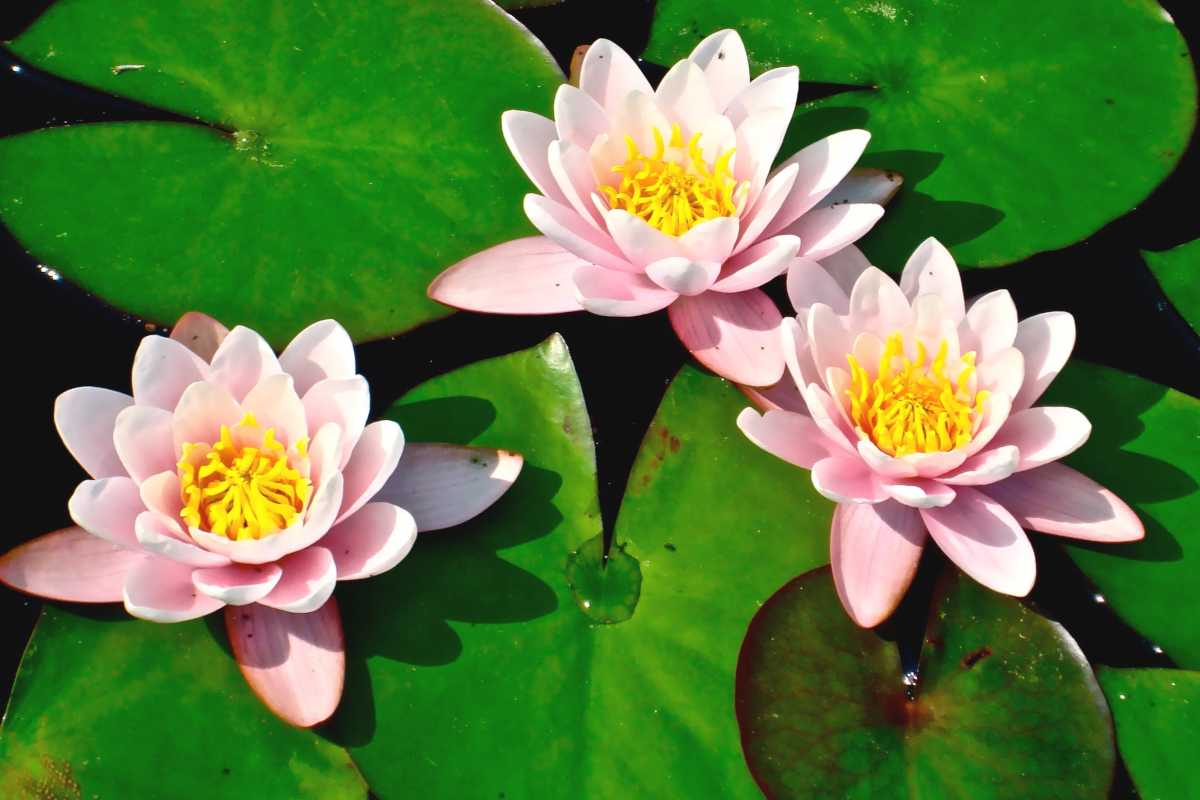
#> input picture Assignment 1/waterlilies.jpg, 1200 x 800 px, found by its file name
$ python q6.py
#> lines starting #> are read from the running program, lines starting #| are printed output that depends on the picture; after the words box and inside, x2 and y2 are one past the last pixel; in counts of white or black regions, pixels touching at a corner belong together
import cv2

def rotate_image(image_path, rotation_angle):

    # Read the image and return a numpy array loaded with the image
#> called with rotation_angle = 45
    img = cv2.imread(image_path)
#> img is the input picture: shape (800, 1200, 3); mean B, G, R 62.5, 121.9, 88.7
    cv2.imshow('Original Image', img)    # window_name, image
    cv2.waitKey(0)

    height, width = img.shape[:2]
#> height = 800; width = 1200

    # Calculate the rotation matrix and rotate image
    rotation_matrix = cv2.getRotationMatrix2D((width / 2, height / 2), rotation_angle, 1)   # (center, angle, scale) returns rotated matrix
    rotated_img = cv2.warpAffine(img, rotation_matrix, (width, height))     # (input_image, transformation_matrix, size_of_output_img)
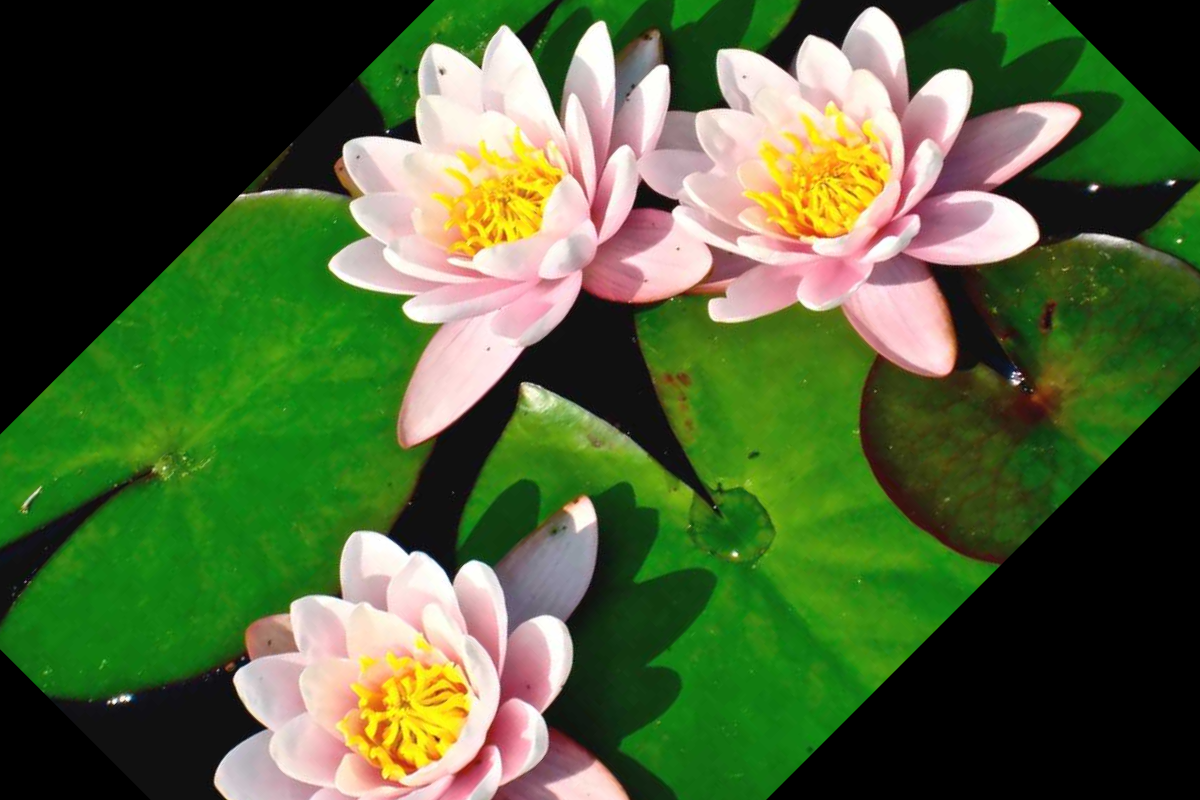
#> rotated_img: shape (800, 1200, 3); mean B, G, R 54.7, 99.2, 78.1

    cv2.imshow('Rotated Image', rotated_img)    # window_name, image
    cv2.waitKey(0)

    # Close all windows
    cv2.destroyAllWindows()

def check_intensity_class(image_path):

    # Read the image and return a numpy array loaded with the image
    img = cv2.imread(image_path)
    print("Intensity class:", type(img[0][0][0]))
#| Intensity class: <class 'numpy.uint8'>

def convert_to_double(image_path):

    # Read the image and return a numpy array loaded with the image
    img = cv2.imread(image_path)
    cv2.imshow('Original Image', img)    # window_name, image
    cv2.waitKey(0)

    img_double = img.astype('float64') / 255.0
    cv2.imshow('Converted image', img_double)    # window_name, image
    cv2.waitKey(0)

    print("Intensity class:", type(img_double[0][0][0]))
#| Intensity class: <class 'numpy.float64'>

    # Close all windows
    cv2.destroyAllWindows()

def convert_to_binary(image_path):

    # Read the image and return a numpy array loaded with the image
    img = cv2.imread(image_path, cv2.IMREAD_GRAYSCALE)
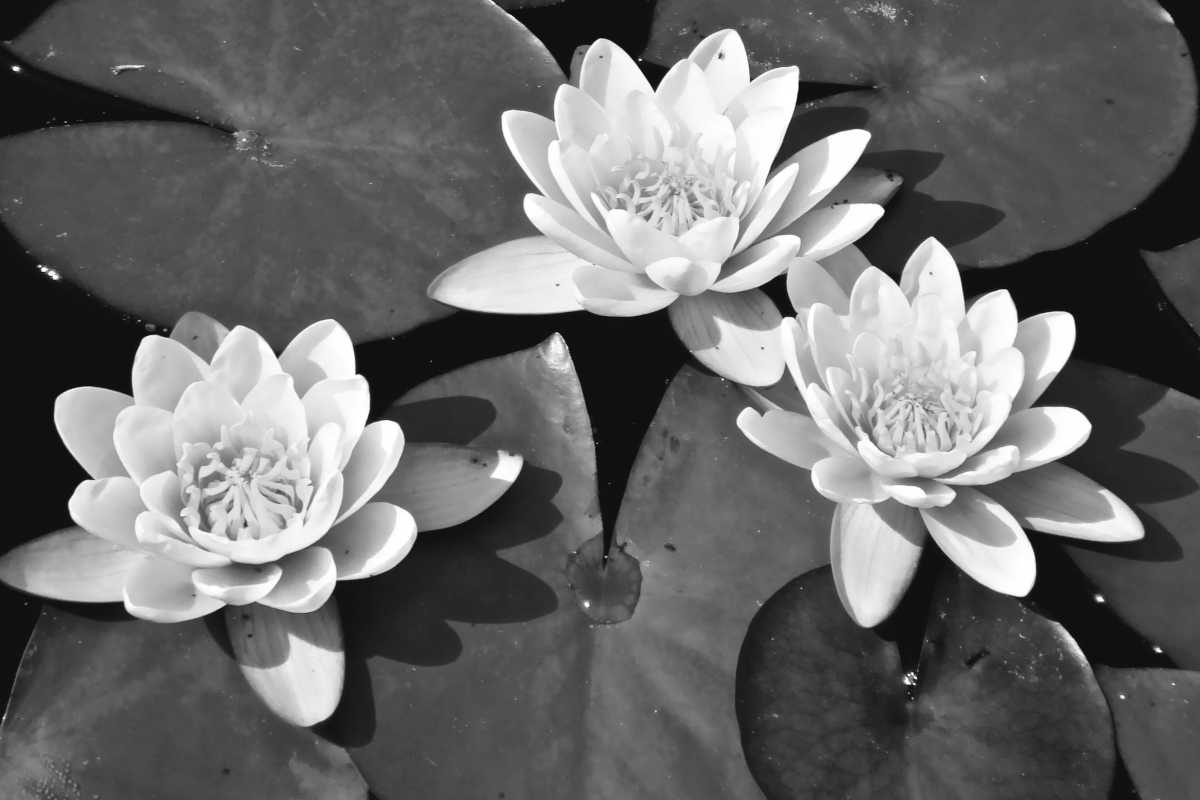
#> img: shape (800, 1200); min 0, max 255, mean 105.2
    cv2.imshow('Original Image', img)    # window_name, image
    cv2.waitKey(0)

    threshold_val, binary_img = cv2.threshold(img, 127, 255, cv2.THRESH_BINARY)     # (img, threshold_val, max_val_to_pixel, how_threshold_is_applied)
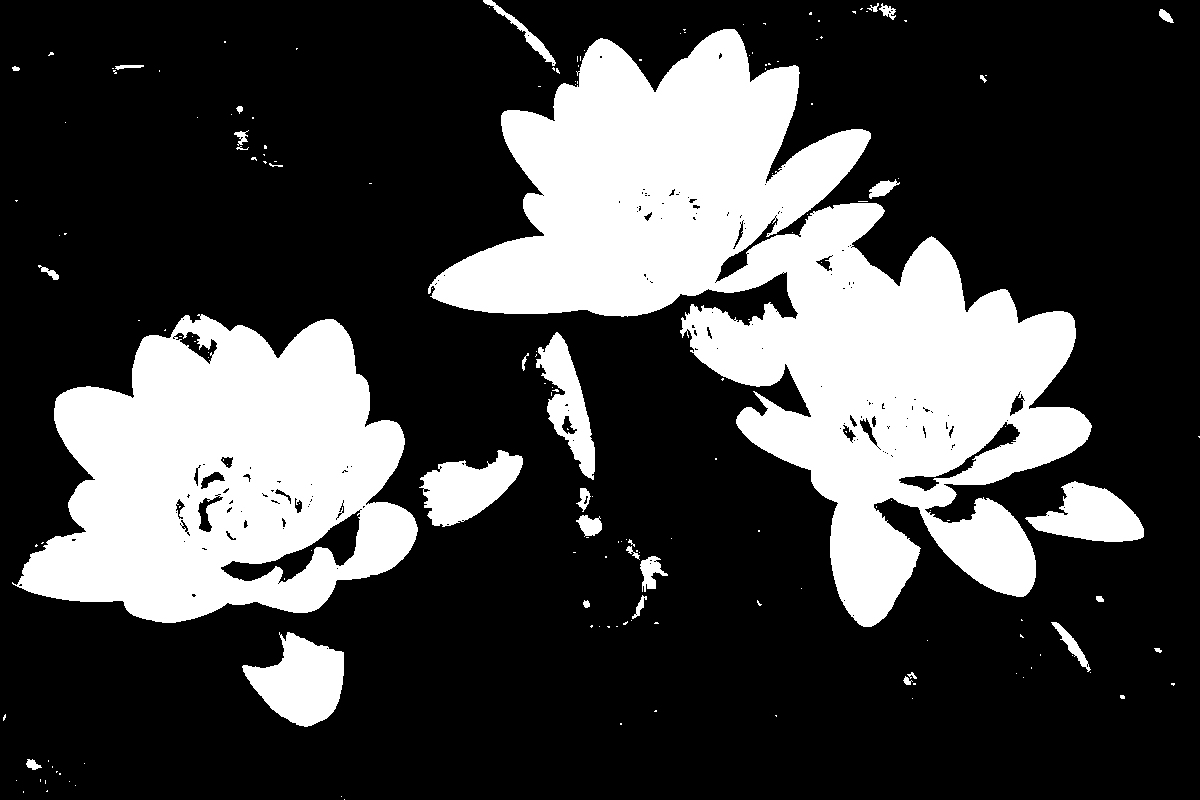
#> binary_img: shape (800, 1200); 26.9% white; 175 white regions (142 under 20 px), largest, box (x1, y1, x2, y2) and area: (428, 29, 1092, 627) 154766, (12, 314, 418, 623) 80977, (242, 632, 344, 727) 5890
    cv2.imshow('Binary Image', binary_img)    # window_name, image
    cv2.waitKey(0)

    # Close all windows
    cv2.destroyAllWindows()

# Image path
image_path = r'C:\Users\sayan\Desktop\ETCE Eight Sem - Shortcut\DIP\DIP-assignments\Assignment 1\waterlilies.jpg'
rotation_angle = 45

# Call the function
rotate_image(image_path, rotation_angle)
check_intensity_class(image_path)
convert_to_double(image_path)
convert_to_binary(image_path)
